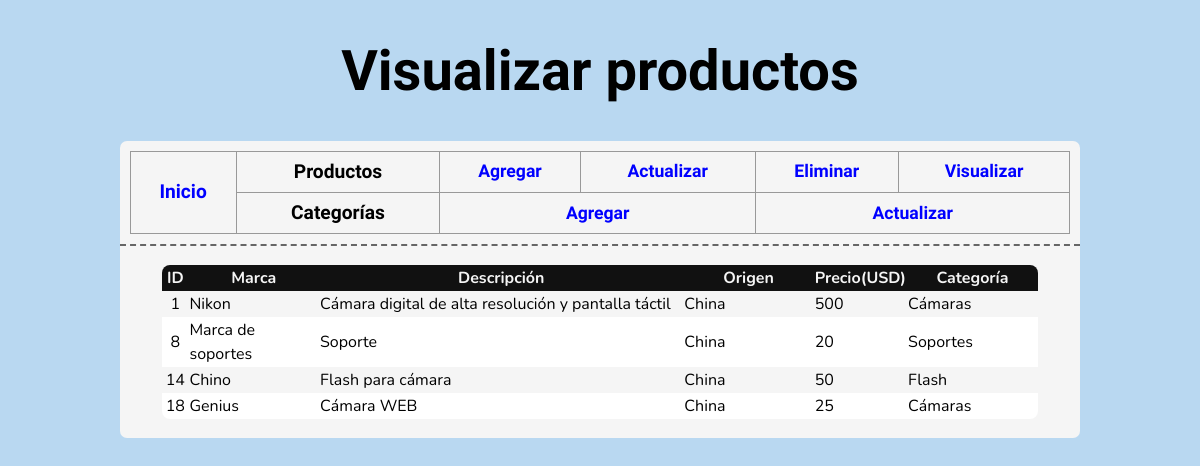
Screenshot of /VisualizarProdT.php?FILTRO=China with the database file from the repository.
### tables this page shows
CREATE TABLE `Productos` (
  `idP` int(5) NOT NULL AUTO_INCREMENT,
  `marP` varchar(25) NOT NULL,
  `descP` varchar(100) NOT NULL,
  `orP` varchar(10) NOT NULL,
  `preP` int(10) NOT NULL,
  `catP` int(3) NOT NULL,
  PRIMARY KEY (`idP`),
  KEY `idP` (`idP`)
);

CREATE TABLE `Categorias` (
  `idC` int(5) NOT NULL AUTO_INCREMENT,
  `nomC` varchar(25) NOT NULL,
  PRIMARY KEY (`idC`),
  KEY `idC` (`idC`)
);

### VisualizarProdT.php (the view, shortened to what this page needs)
<!DOCTYPE html>
<html lang="es">
  <head>
    <link rel="stylesheet" href="styles.css" />
    <link rel="stylesheet" href="visualizar.css">
  </head>
  <body>
    <header>
      <h1>Visualizar productos</h1>
    </header>
    <main>
      <?php
      include 'menu.php';
      ?>
      <section id="visualizar">
        <?php
        include 'conex.php';
        if (isset($_POST["origen"])) {
          $filtroOrigen = $_POST["origen"];
        } else {
          $filtroOrigen = $_GET["FILTRO"];
        }
        if (isset($_POST["categorias"])) {
          $filtroCategorias = $_POST["categorias"];
        } else {
          $filtroCategorias = $_GET["FILTRO2"];
        }
        if ($filtroOrigen == "0") {
          $filtro = " ";
        } else {
          $filtro = " AND orP='$filtroOrigen'";
        }
        if ($filtroCategorias == 0) {
          $filtro2 = " ";
        } else {
          $filtro2 = " AND catP=$filtroCategorias";
        }
        if (isset($_GET["ORD"])) {
          $orden = $_GET["ORD"];
        } else {
          $orden = "idP";
        }
        if (isset($_GET["ordenanterior"])) {
          $ordenanterior = $_GET["ordenanterior"];
        }
        else {
          $ordenanterior = "";
        }
        if(!isset($_GET['sort'])){
          $sort = "ASC";
        }
        else {
          $sort = $_GET['sort'];
        }
        if($orden != $ordenanterior) {
          $sort = "ASC";
        }
        $sql = "SELECT p.idP,p.marP,p.descP,p.orP,p.preP,c.nomC
                FROM Productos AS p
                INNER JOIN Categorias AS c
                ON p.catP=c.idC
                WHERE 1 $filtro $filtro2
                ORDER BY $orden $sort
                ";
        $result = mysqli_query($con, $sql);
        if($sort == "ASC") {
          $sort = "DESC";
        }
        else {
          $sort = "ASC";
        }
        echo "
          <table>
            <tr>
              <th class='idTH'  ><a href='VisualizarProdT.php?ORD=idP&FILTRO=$filtroOrigen&FILTRO2=$filtroCategorias&sort=$sort&ordenanterior=$orden'>ID</a></th>
              <th class='marTH' ><a href='VisualizarProdT.php?ORD=marP&FILTRO=$filtroOrigen&FILTRO2=$filtroCategorias&sort=$sort&ordenanterior=$orden'>Marca</a></th>
              <th class='descTH'><a href='VisualizarProdT.php?ORD=descP&FILTRO=$filtroOrigen&FILTRO2=$filtroCategorias&sort=$sort&ordenanterior=$orden'>Descripción</a></th>
              <th class='orTH'  ><a href='VisualizarProdT.php?ORD=orP&FILTRO=$filtroOrigen&FILTRO2=$filtroCategorias&sort=$sort&ordenanterior=$orden'>Origen</a></th>
              <th class='preTH' ><a href='VisualizarProdT.php?ORD=preP&FILTRO=$filtroOrigen&FILTRO2=$filtroCategorias&sort=$sort&ordenanterior=$orden'>Precio(USD)</a></th>
              <th class='catTH' ><a href='VisualizarProdT.php?ORD=nomC&FILTRO=$filtroOrigen&FILTRO2=$filtroCategorias&sort=$sort&ordenanterior=$orden'>Categoría</a></th>
            </tr>
        ";
        $fila = "1";
        while ($registro = mysqli_fetch_array($result)) {
          $id          = $registro["idP"];
          $marca       = $registro["marP"];
          $descripcion = $registro["descP"];
          $origen      = $registro["orP"];
          $precio      = $registro["preP"];
          $categoria   = $registro["nomC"];
          if ($fila % 2 == 0) {
            echo "
            <tr class='par'>
              <td class='idP'>$id</td>
              <td>$marca</td>
              <td>$descripcion</td>
              <td>$origen</td>
              <td>$precio</td>
              <td>$categoria</td>
            </tr>
          ";
          } else {
            echo "
            <tr class='impar'>
              <td class='idP'>$id</td>
              <td>$marca</td>
              <td>$descripcion</td>
              <td>$origen</td>
              <td>$precio</td>
              <td>$categoria</td>
            </tr>
          ";
          }
          $fila ++;
        }
        ?>
      </section>
    </main>
  </body>
</html>

### menu.php
<?php
  echo '<nav>
        <table class="tableN">
          <tr>
            <th class="thN" rowspan="2">
              <a class="navLinks thT" href="index.php">Inicio</a>
            </th>
            <th class="thN"><span class="thT">Productos</span></th>
            <td class="tdN">
              <a class="navLinks" href="AgregarProd.php">Agregar</a>
            </td>
            <td class="tdN">
              <a class="navLinks" href="ActualizarProd.php">Actualizar</a>
            </td>
            <td class="tdN">
              <a class="navLinks" href="EliminarProd.php">Eliminar</a>
            </td>
            <td class="tdN">
              <a class="navLinks" href="VisualizarProdF.php">Visualizar</a>
            </td>
          </tr>
          <tr>
            <th class="thN"><span class="thT">Categorías</span></th>
            <td class="tdN" colspan="2">
              <a class="navLinks" href="AgregarCategorias.php">Agregar</a>
            </td>
            <td class="tdN" colspan="2">
              <a class="navLinks" href="ActualizarCategorias.php">Actualizar</a>
            </td>
          </tr>
        </table>
      </nav>';
?>

### styles.css (style rules this page uses)
body { margin: 0 10%; background-color: rgb(185, 216, 241); }
h1 { color: black; font-family: "Comfortaa", cursive; font-weight: bolder; text-align: center; font-size: 3.5rem; }
main { background-color: #f5f5f5; border-radius: 7px; }
nav { padding: 1%; border-bottom: 2px dashed #666; }
.navLinks { font-family: "Comfortaa", cursive; font-size: 1.1rem; text-decoration: none; font-weight: bolder; color: #0000ff; }
.tableN { background-color: #f5f5f5; margin: auto; width: 100%; border: 1px solid #999; border-collapse: collapse; border-radius: 1%; overflow: auto; line-height: 2; }
.thN, .tdN { background-color: #f5f5f5; border: 1px solid #999; width: auto; text-align: center; font-family: "Comfortaa", cursive; }
.thT { font-size: 1.2rem; }

### visualizar.css (style rules this page uses)
#visualizar { font-family: "Nunito", sans-serif; padding: 2%; }
table { width: 95%; margin: auto; border-collapse: collapse; border-radius: 0.5rem; overflow: hidden; line-height: 1.5; }
th { background-color: #111; }
a { color: #f5f5f5; text-decoration: none; }
.par { background-color: white; }
.idP { text-align: center; }
.idTH { width: 3%; }
.marTH { width: 15%; }
.descTH { width: 42%; }
.orTH { width: 15%; }
.preTH { width: 10%; }
.catTH { width: 15%; }

### rows the page displays
productos: idP "1", marP "Nikon", descP "Cámara digital de alta resolución y pantalla táctil", orP "China", preP "500", categorias.nomC "Cámaras"
productos: idP "8", marP "Marca de soportes", descP "Soporte", orP "China", preP "20", categorias.nomC "Soportes"
productos: idP "14", marP "Chino", descP "Flash para cámara", orP "China", preP "50", categorias.nomC "Flash"
productos: idP "18", marP "Genius", descP "Cámara WEB", orP "China", preP "25", categorias.nomC "Cámaras"
